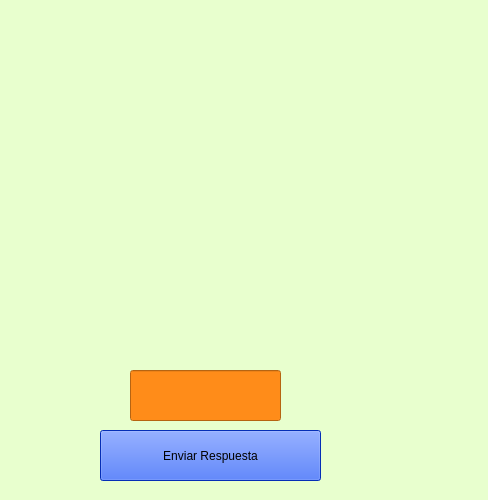
<?xml version="1.0" encoding="UTF-8"?>
<ui version="4.0">
 <class>MainWindow</class>
 <widget class="QMainWindow" name="MainWindow">
  <property name="geometry">
   <rect>
    <x>0</x>
    <y>0</y>
    <width>488</width>
    <height>500</height>
   </rect>
  </property>
  <property name="windowTitle">
   <string>Operaciones Aritméticas</string>
  </property>
  <property name="styleSheet">
   <string notr="true">background-color: rgb(232, 255, 206);</string>
  </property>
  <widget class="QWidget" name="centralwidget">
   <widget class="QLabel" name="label_fondo">
    <property name="geometry">
     <rect>
      <x>20</x>
      <y>110</y>
      <width>380</width>
      <height>250</height>
     </rect>
    </property>
    <property name="minimumSize">
     <size>
      <width>380</width>
      <height>250</height>
     </size>
    </property>
    <property name="pixmap">
     <pixmap resource="../../Archivo/recursos.qrc">:/Logos/skt.png</pixmap>
    </property>
    <property name="scaledContents">
     <bool>true</bool>
    </property>
    <property name="alignment">
     <set>Qt::AlignCenter</set>
    </property>
   </widget>
   <widget class="QLabel" name="label_pregunta">
    <property name="geometry">
     <rect>
      <x>120</x>
      <y>290</y>
      <width>171</width>
      <height>61</height>
     </rect>
    </property>
    <property name="minimumSize">
     <size>
      <width>100</width>
      <height>50</height>
     </size>
    </property>
    <property name="font">
     <font>
      <pointsize>14</pointsize>
     </font>
    </property>
    <property name="styleSheet">
     <string notr="true"/>
    </property>
    <property name="alignment">
     <set>Qt::AlignCenter</set>
    </property>
    <property name="margin">
     <number>3</number>
    </property>
   </widget>
   <widget class="QLineEdit" name="input_respuesta">
    <property name="geometry">
     <rect>
      <x>130</x>
      <y>370</y>
      <width>151</width>
      <height>51</height>
     </rect>
    </property>
    <property name="minimumSize">
     <size>
      <width>100</width>
      <height>30</height>
     </size>
    </property>
    <property name="styleSheet">
     <string notr="true">font: 75 14pt &quot;Nirmala UI&quot;;
background-color: rgb(255, 140, 25);</string>
    </property>
    <property name="alignment">
     <set>Qt::AlignCenter</set>
    </property>
   </widget>
   <widget class="QPushButton" name="boton_enviar">
    <property name="geometry">
     <rect>
      <x>100</x>
      <y>430</y>
      <width>221</width>
      <height>51</height>
     </rect>
    </property>
    <property name="styleSheet">
     <string notr="true">background-color: rgb(7, 65, 255);
font: 75 14pt &quot;Segoe UI&quot;;</string>
    </property>
    <property name="text">
     <string>Enviar Respuesta</string>
    </property>
   </widget>
   <widget class="QLabel" name="label">
    <property name="geometry">
     <rect>
      <x>360</x>
      <y>380</y>
      <width>121</width>
      <height>91</height>
     </rect>
    </property>
    <property name="text">
     <string/>
    </property>
    <property name="pixmap">
     <pixmap resource="../../Archivo/recursos.qrc">:/Logos/ultraTlogo.jpg</pixmap>
    </property>
    <property name="scaledContents">
     <bool>true</bool>
    </property>
   </widget>
   <widget class="QLabel" name="label_2">
    <property name="geometry">
     <rect>
      <x>20</x>
      <y>10</y>
      <width>131</width>
      <height>81</height>
     </rect>
    </property>
    <property name="text">
     <string/>
    </property>
    <property name="pixmap">
     <pixmap resource="../../Archivo/recursos.qrc">:/Logos/uatlogo.png</pixmap>
    </property>
    <property name="scaledContents">
     <bool>true</bool>
    </property>
   </widget>
   <widget class="QLabel" name="label_3">
    <property name="geometry">
     <rect>
      <x>340</x>
      <y>10</y>
      <width>131</width>
      <height>91</height>
     </rect>
    </property>
    <property name="text">
     <string/>
    </property>
    <property name="pixmap">
     <pixmap resource="../../Archivo/recursos.qrc">:/Logos/ingenierialogo.jpg</pixmap>
    </property>
    <property name="scaledContents">
     <bool>true</bool>
    </property>
   </widget>
   <zorder>label_fondo</zorder>
   <zorder>input_respuesta</zorder>
   <zorder>boton_enviar</zorder>
   <zorder>label_pregunta</zorder>
   <zorder>label</zorder>
   <zorder>label_2</zorder>
   <zorder>label_3</zorder>
  </widget>
 </widget>
 <resources>
  <include location="../../Archivo/recursos.qrc"/>
 </resources>
 <connections/>
</ui>
